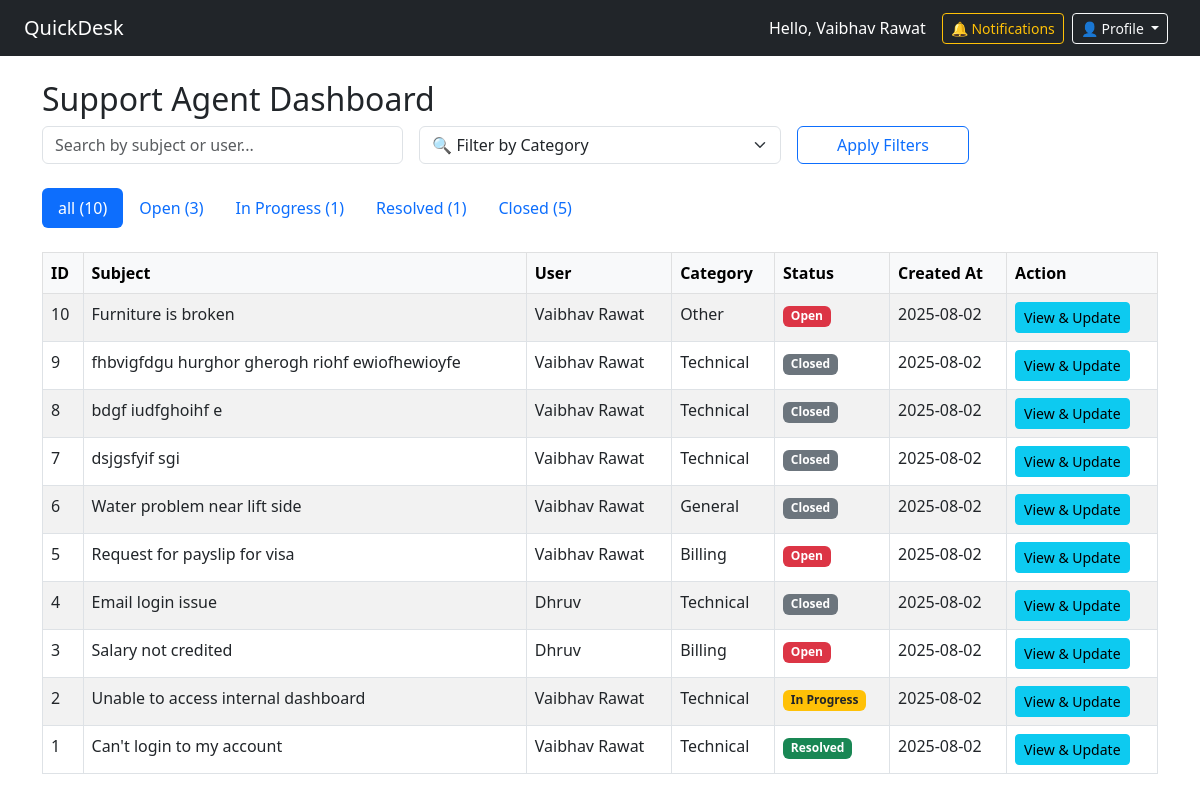
Page /agent (signed in) on the committed database.
### app.py (models this page shows, shortened)
class User(db.Model, UserMixin):
    id = db.Column(db.Integer, primary_key=True)
    email = db.Column(db.String(150), unique=True, nullable=False)
    name = db.Column(db.String(150), nullable=False)
    password_hash = db.Column(db.String(200), nullable=False)
    role = db.Column(db.String(50), default='user')
    is_active = db.Column(db.Boolean, default=True)
    notifications = db.relationship('Notification', backref='user', lazy='dynamic')
    tickets = db.relationship('Ticket', backref='owner', lazy=True)
    replies = db.relationship('TicketReply', backref='author', lazy=True)

class Ticket(db.Model):
    id = db.Column(db.Integer, primary_key=True)
    subject = db.Column(db.String(200), nullable=False)
    description = db.Column(db.Text, nullable=False)
    category = db.Column(db.String(100), nullable=False)
    attachment = db.Column(db.String(200))
    status = db.Column(db.String(50), default='Open')
    user_id = db.Column(db.Integer, db.ForeignKey('user.id'), nullable=False)
    user_name = db.Column(db.String(150), nullable=False)  # ✅ store user name
    created_at = db.Column(db.DateTime, default=datetime.utcnow)
    replies = db.relationship('TicketReply', backref='ticket', lazy=True)

### app.py (the view)
@app.route('/agent')
@login_required
@role_required('agent')
def agent_dashboard():
    status_filter = request.args.get('status', 'all')
    search_query = request.args.get('search', '').strip()
    category_filter = request.args.get('category')
    query = Ticket.query
    if status_filter != 'all':
        query = query.filter_by(status=status_filter)
    if search_query:
        query = query.filter(
            Ticket.subject.ilike(f"%{search_query}%") |
            Ticket.user_name.ilike(f"%{search_query}%")
        )
    if category_filter:
        query = query.filter_by(category=category_filter)
    tickets = query.order_by(Ticket.created_at.desc()).all()
    all_count = Ticket.query.count()
    open_count = Ticket.query.filter_by(status='Open').count()
    inprogress_count = Ticket.query.filter_by(status='In Progress').count()
    resolved_count = Ticket.query.filter_by(status='Resolved').count()
    closed_count = Ticket.query.filter_by(status='Closed').count()
    categories = Category.query.order_by(Category.name.asc()).all()
    return render_template('agent_dashboard.html',
                           tickets=tickets,
                           all_count=all_count,
                           open_count=open_count,
                           inprogress_count=inprogress_count,
                           resolved_count=resolved_count,
                           closed_count=closed_count,
                           current_status=status_filter,
                           categories=categories,
                           selected_category=category_filter or '',
                           search_query=search_query)

### app.py (called while the page is built)
@login_manager.user_loader
def load_user(user_id):
    return User.query.get(int(user_id))

def role_required(role_name):
    def wrapper(f):
        @wraps(f)
        def decorated_function(*args, **kwargs):
            if not current_user.is_authenticated or current_user.role != role_name:
                flash("Access denied.", "warning")
                return redirect(url_for('dashboard'))
            return f(*args, **kwargs)
        return decorated_function
    return wrapper

### templates/agent_dashboard.html (shortened to what this page needs)
{% extends 'base.html' %}
{% block content %}
<h2>Support Agent Dashboard</h2>
<form method="GET" action="{{ url_for('agent_dashboard') }}" class="row g-3 mb-4 align-items-end">
  <div class="col-md-4">
    <input type="text" name="search" class="form-control" placeholder="Search by subject or user..."
           value="{{ search_query }}">
  </div>
  <div class="col-md-4">
    <select name="category" class="form-select">
      <option value="">🔍 Filter by Category</option>
    </select>
  </div>
  <div class="col-md-2">
    <button class="btn btn-outline-primary w-100" type="submit">Apply Filters</button>
  </div>
</form>
<ul class="nav nav-pills mb-4">
  {% for status, count in [('all', all_count), ('Open', open_count), ('In Progress', inprogress_count), ('Resolved', resolved_count), ('Closed', closed_count)] %}
  <li class="nav-item">
    <a class="nav-link {% if current_status == status %}active{% endif %}"
       href="{{ url_for('agent_dashboard', status=status, category=selected_category, search=search_query) }}">
      {{ status }} ({{ count }})
    </a>
  </li>
  {% endfor %}
</ul>
<table class="table table-bordered table-striped">
  <thead class="table-light">
    <tr>
      <th>ID</th>
      <th>Subject</th>
      <th>User</th>
      <th>Category</th>
      <th>Status</th>
      <th>Created At</th>
      <th>Action</th>
    </tr>
  </thead>
  <tbody>
    {% for ticket in tickets %}
    <tr>
      <td>{{ ticket.id }}</td>
      <td>{{ ticket.subject }}</td>
      <td>{{ ticket.user_name }}</td>
      <td>{{ ticket.category or '—' }}</td>
      <td>
        {% if ticket.status == 'Open' %}
          <span class="badge bg-danger">Open</span>
        {% elif ticket.status == 'In Progress' %}
          <span class="badge bg-warning text-dark">In Progress</span>
        {% elif ticket.status == 'Resolved' %}
          <span class="badge bg-success">Resolved</span>
        {% elif ticket.status == 'Closed' %}
          <span class="badge bg-secondary">Closed</span>
        {% else %}
          {{ ticket.status }}
        {% endif %}
      </td>
      <td>{{ ticket.created_at.strftime('%Y-%m-%d') }}</td>
      <td>
        <a href="{{ url_for('agent_ticket_detail', ticket_id=ticket.id) }}" class="btn btn-sm btn-info">View & Update</a>
      </td>
    </tr>
    {% else %}
    <tr>
      <td colspan="7" class="text-center">No tickets found for this filter.</td>
    </tr>
    {% endfor %}
  </tbody>
</table>
{% endblock %}

### templates/base.html (shortened to what this page needs)
<!DOCTYPE html>
<html lang="en">
<head>
  <link href="https://cdn.jsdelivr.net/npm/bootstrap@5.3.0/dist/css/bootstrap.min.css" rel="stylesheet">
</head>
<body>
  <nav class="navbar navbar-expand-lg navbar-dark bg-dark px-4">
    <a class="navbar-brand" href="{{ url_for('dashboard') }}">QuickDesk</a>
    {% if current_user.is_authenticated %}
    <div class="ms-auto d-flex align-items-center">
      <span class="text-white me-3">Hello, {{ current_user.name }}</span>
      <a class="btn btn-sm btn-outline-warning me-2" href="{{ url_for('notifications') }}">
        🔔 Notifications
      </a>
      <div class="dropdown me-2">
        <button class="btn btn-sm btn-outline-light dropdown-toggle" type="button" data-bs-toggle="dropdown">
          👤 Profile
        </button>
      </div>
    </div>
    {% endif %}
  </nav>
  <div class="container mt-4">
    {% block content %}{% endblock %}
  </div>
</body>
</html>

### rows in the picture
User: name "Vaibhav Rawat"
Ticket: status "Resolved", id "1", subject "Can't login to my account", user_name "Vaibhav Rawat", category "Technical", created_at "2025-08-02"
Ticket: status "Closed", user "5", id "4", subject "Email login issue", user_name "Dhruv", category "Technical", created_at "2025-08-02"
Ticket: id "10", subject "Furniture is broken", user_name "Vaibhav Rawat", category "Other", status "Open", created_at "2025-08-02"
Ticket: id "9", subject "fhbvigfdgu hurghor gherogh riohf ewiofhewioyfe", user_name "Vaibhav Rawat", category "Technical", status "Closed", created_at "2025-08-02"
Ticket: id "8", subject "bdgf iudfghoihf e", user_name "Vaibhav Rawat", category "Technical", status "Closed", created_at "2025-08-02"
Ticket: id "7", subject "dsjgsfyif sgi", user_name "Vaibhav Rawat", category "Technical", status "Closed", created_at "2025-08-02"
Ticket: id "6", subject "Water problem near lift side", user_name "Vaibhav Rawat", category "General", status "Closed", created_at "2025-08-02"
Ticket: id "5", subject "Request for payslip for visa", user_name "Vaibhav Rawat", category "Billing", status "Open", created_at "2025-08-02"
Ticket: id "3", subject "Salary not credited", user_name "Dhruv", category "Billing", status "Open", created_at "2025-08-02"
Ticket: id "2", subject "Unable to access internal dashboard", user_name "Vaibhav Rawat", category "Technical", status "In Progress", created_at "2025-08-02"

### other values in the picture
{{ status }} "all" "Open" "In Progress"
{{ count }} "10" "3" "1"
